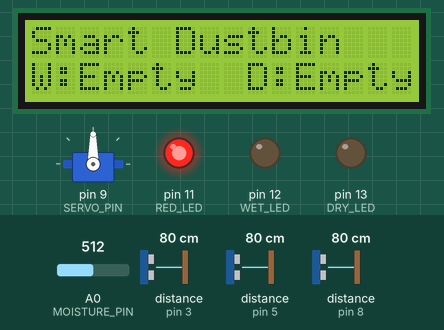
This sketch was run on a simulated Arduino Uno, built with avr-gcc and run on an emulated ATmega328P. On the bench: servo, 16×2 character LCD, output pins drawn as LEDs (lit = HIGH). Wiring (inferred from the names in the program): 3 × ultrasonic range finder: trigger pin 2, echo pin 3 / trigger pin 4, echo pin 5 / trigger pin 7, echo pin 8. The inputs (shaded band) are chosen by the test bench; at power-on: distance to the obstacle (sensors on pin 3, pin 5, pin 8) 80 cm, A0 (MOISTURE_PIN) = 512. The echo pulse lasts 58.3 µs per cm; pins used as bus, display or sensor lines are not drawn; what the sketch prints to the serial monitor is not drawn.

Above: at 2.7 s.
2.8 s: distance to the obstacle (sensor on pin 3) set to 13 cm
4.3 s: distance to the obstacle (sensor on pin 3) set to 10 cm
At 5.3 s:
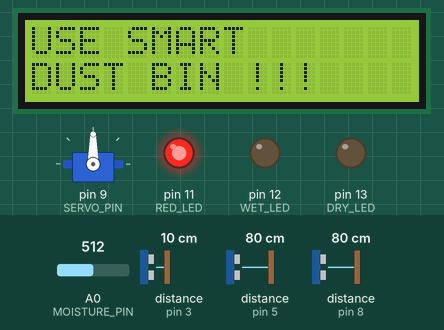
At 7.1 s:
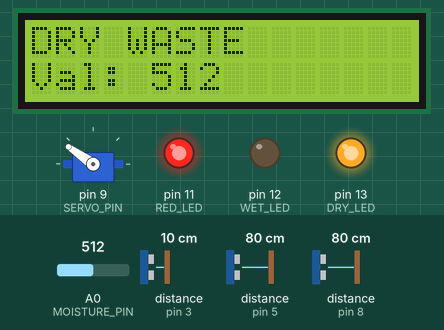
7.3 s: distance to the obstacle (sensor on pin 3) set to 18 cm
10.3 s: distance to the obstacle (sensor on pin 5) set to 15 cm
11.8 s: distance to the obstacle (sensor on pin 5) set to 12 cm
At 13.2 s:
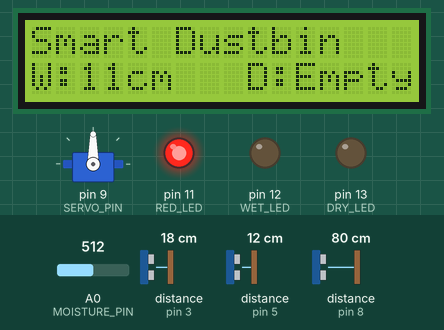
13.5 s: distance to the obstacle (sensor on pin 8) set to 15 cm
15.0 s: distance to the obstacle (sensor on pin 8) set to 12 cm
At 15.5 s:
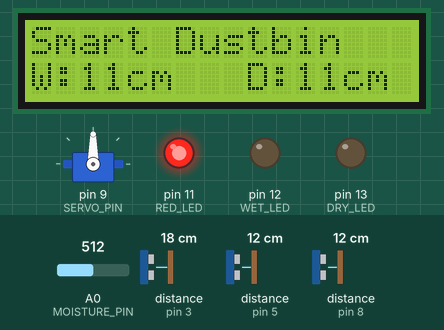
Timing chart, 0 to 17.6 s (numbered marks = the images above; inputs shaded):
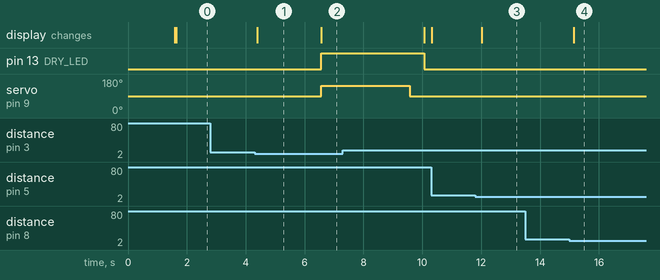

Measured:
- the behaviour switches between 12 and 11 cm on distance to the obstacle (sensor on pin 3) (found by bisection; images 0 and 1)
- the behaviour switches between 14 and 13 cm on distance to the obstacle (sensor on pin 5) (found by bisection; images 2 and 3)
- the behaviour switches between 14 and 13 cm on distance to the obstacle (sensor on pin 8) (found by bisection; images 3 and 4)
- after the input at 2.8 s, every drawn part: stays the same
- after the input at 4.3 s, pin 13 (DRY_LED): LOW → HIGH after 2.3 s; servo on pin 9 (SERVO_PIN): 90° → 145° after 2.3 s; the display: changes after 0.09 s (image 1)
- after the input at 11.8 s, the display: changes after 0.21 s (image 3)
- after the input at 13.5 s, every drawn part: stays the same
- after the input at 15.0 s, the display: changes after 0.14 s (image 4)
- what the display in image 1 shows lasts 2.2 s, from 4.4 s to 6.6 s

The sketch:

Car_Parking.ino
```cpp
#include <Wire.h>
#include <LiquidCrystal_I2C.h>
#include <Servo.h>

LiquidCrystal_I2C lcd(0x27, 16, 2);
Servo dustbinServo;

// Pins
const int SERVO_PIN = 9;

const int PERSON_TRIG = 2;
const int PERSON_ECHO = 3;

const int WET_TRIG = 4;
const int WET_ECHO = 5;

const int DRY_TRIG = 7;
const int DRY_ECHO = 8;

const int RED_LED = 11;
const int WET_LED = 12;
const int DRY_LED = 13;

const int MOISTURE_PIN = A0;

// Servo angles
const int SERVO_NEUTRAL = 90;
const int SERVO_WET     = 35;
const int SERVO_DRY     = 145;

// CALIBRATION SETTINGS
const int MOISTURE_THRESHOLD = 500;
const bool LOWER_VALUE_MEANS_WET = true;

// Distances in cm
const int PERSON_DISTANCE   = 10;
const int BIN_FULL_DISTANCE = 5;
const int SERVO_OPEN_TIME   = 3000;

bool waitingForPersonToLeave = false;
unsigned long lastStandbyUpdate = 0;

// Read ultrasonic distance
long getDistance(int trigPin, int echoPin) {
  digitalWrite(trigPin, LOW);
  delayMicroseconds(3);
  digitalWrite(trigPin, HIGH);
  delayMicroseconds(10);
  digitalWrite(trigPin, LOW);

  unsigned long duration = pulseIn(echoPin, HIGH, 20000); // 20ms timeout (~3.4m)
  if (duration == 0) return -1;

  return duration * 0.0343 / 2.0;
}

// Average moisture reading
int readMoisture() {
  long total = 0;
  for (int i = 0; i < 10; i++) {
    total += analogRead(MOISTURE_PIN);
    delay(15);
  }
  return total / 10;
}

bool isBinFull(int trigPin, int echoPin) {
  long distance = getDistance(trigPin, echoPin);
  if (distance < 0) return false;
  return distance <= BIN_FULL_DISTANCE;
}

void allSortingLedsOff() {
  digitalWrite(WET_LED, LOW);
  digitalWrite(DRY_LED, LOW);
}

// Non-flickering real-time standby screen
void updateStandbyDisplay() {
  long wetDistance = getDistance(WET_TRIG, WET_ECHO);
  long dryDistance = getDistance(DRY_TRIG, DRY_ECHO);

  lcd.setCursor(0, 0);
  lcd.print("Smart Dustbin   ");

  lcd.setCursor(0, 1);
  lcd.print("W:");
  if (wetDistance < 0 || wetDistance >= 13) lcd.print("Empty ");
  else if (wetDistance <= BIN_FULL_DISTANCE) lcd.print("FULL! ");
  else { lcd.print(wetDistance); lcd.print("cm   "); }

  lcd.setCursor(8, 1);
  lcd.print(" D:");
  if (dryDistance < 0 || dryDistance >= 13) lcd.print("Empty ");
  else if (dryDistance <= BIN_FULL_DISTANCE) lcd.print("FULL! ");
  else { lcd.print(dryDistance); lcd.print("cm   "); }
}

void showFullMessage(const char* message) {
  lcd.clear();
  lcd.setCursor(0, 0);
  lcd.print(message);
  delay(1800);
}

void openBin(int angle, int ledPin, const char* label, int moistureValue) {
  lcd.clear();
  lcd.setCursor(0, 0);
  lcd.print(label);
  lcd.setCursor(0, 1);
  lcd.print("Val: ");
  lcd.print(moistureValue);

  // Turn on designated classification LED
  digitalWrite(ledPin, HIGH);

  dustbinServo.write(angle);
  delay(SERVO_OPEN_TIME);

  dustbinServo.write(SERVO_NEUTRAL);
  delay(500);

  digitalWrite(ledPin, LOW);
}

void setup() {
  Serial.begin(9600);

  pinMode(PERSON_TRIG, OUTPUT);
  pinMode(PERSON_ECHO, INPUT);
  pinMode(WET_TRIG, OUTPUT);
  pinMode(WET_ECHO, INPUT);
  pinMode(DRY_TRIG, OUTPUT);
  pinMode(DRY_ECHO, INPUT);

  pinMode(RED_LED, OUTPUT);
  pinMode(WET_LED, OUTPUT);
  pinMode(DRY_LED, OUTPUT);

  // Red LED stays permanently ON as power/active indicator
  digitalWrite(RED_LED, HIGH);
  allSortingLedsOff();

  dustbinServo.attach(SERVO_PIN);
  dustbinServo.write(SERVO_NEUTRAL);

  lcd.init();
  lcd.backlight();

  lcd.setCursor(0, 0);
  lcd.print("Smart Dustbin");
  lcd.setCursor(0, 1);
  lcd.print("Starting...");
  delay(1500);
  lcd.clear();

  Serial.println("Smart Dustbin ready");
}

void loop() {
  long personDistance = getDistance(PERSON_TRIG, PERSON_ECHO);

  // Wait until person clears the area before allowing another trigger
  if (waitingForPersonToLeave) {
    if (personDistance < 0 || personDistance > PERSON_DISTANCE) {
      waitingForPersonToLeave = false;
      lcd.clear();
    }
    delay(150);
    return;
  }

  // Person arrives within 10 cm
  if (personDistance > 0 && personDistance <= PERSON_DISTANCE) {
    waitingForPersonToLeave = true;

    // Visual prompt on screen
    lcd.clear();
    lcd.setCursor(0, 0);
    lcd.print("USE SMART");
    lcd.setCursor(0, 1);
    lcd.print("DUST BIN !!!");

    // 2-second window allowing the user to place the waste
    delay(2000);

    bool wetFull = isBinFull(WET_TRIG, WET_ECHO);
    bool dryFull = isBinFull(DRY_TRIG, DRY_ECHO);

    if (wetFull && dryFull) {
      showFullMessage("Both Bins Full!");
      lcd.clear();
      return;
    }

    int moistureValue = readMoisture();
    Serial.print("Moisture value: ");
    Serial.println(moistureValue);

    bool isWet = LOWER_VALUE_MEANS_WET ? (moistureValue < MOISTURE_THRESHOLD)
                                       : (moistureValue > MOISTURE_THRESHOLD);

    Serial.println(isWet ? "Classification: WET" : "Classification: DRY");

    if (isWet) {
      if (wetFull) {
        showFullMessage("Wet bin is full!");
      } else {
        openBin(SERVO_WET, WET_LED, "WET WASTE", moistureValue);
      }
    } else {
      if (dryFull) {
        showFullMessage("Dry bin is full!");
      } else {
        openBin(SERVO_DRY, DRY_LED, "DRY WASTE", moistureValue);
      }
    }

    allSortingLedsOff();
    lcd.clear();
  } else {
    // Refresh standby status smoothly every 300 ms without flicker
    if (millis() - lastStandbyUpdate > 300) {
      lastStandbyUpdate = millis();
      updateStandbyDisplay();
    }
  }

  delay(50);
}
```
